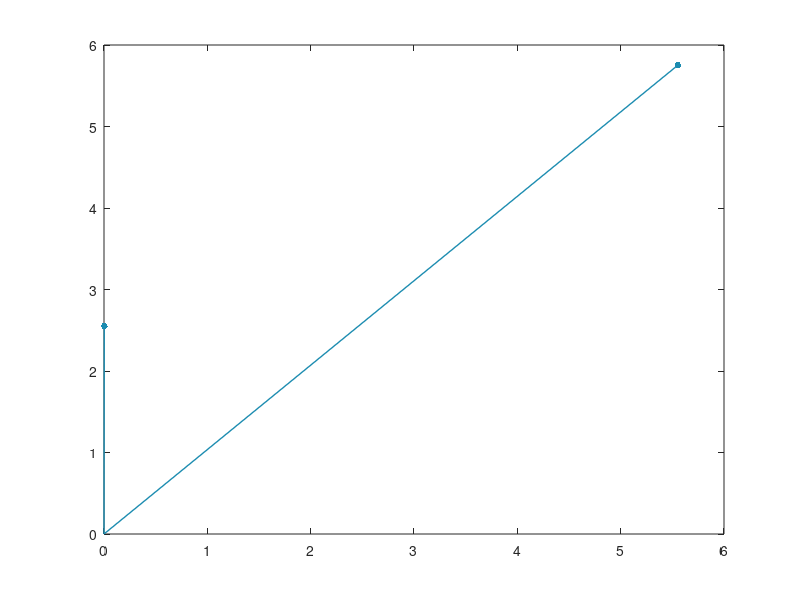

Source code (MATLAB):
% Created  by OctaveOliviers
%          on 2020-05-15 10:50:01
%
% Modified on 2020-05-15 14:11:00

N = 2 ;
P = 2 ;
scale = 5 ;
offset = 3 ;

% create data set
X = offset + scale*randn(N, P) ;

% create sphere in data space


% project sphere in input space

% analyze data set
[U, S, V] = svd( X ) ;



% plot
figure('position', [100, 100, 300, 285])
% colors of plot
orange   = [230, 135, 28]/255 ;
KUL_blue = [0.11,0.55,0.69] ;
green    = [58, 148, 22]/255 ;
red      = [194, 52, 52]/255 ;
yellow   = [241, 194, 50]/255 ;
hold on
box on
% if 2D data
switch N

    case 2
        for p = 1:P
            line( [0, X(1, p)], [0, X(2, p)],  'color', KUL_blue, 'Linewidth', 1)
            plot( X(1, p), X(2, p), '.', 'Markersize', 15, 'color', KUL_blue )
        end
        

    case 3

hold off

end
